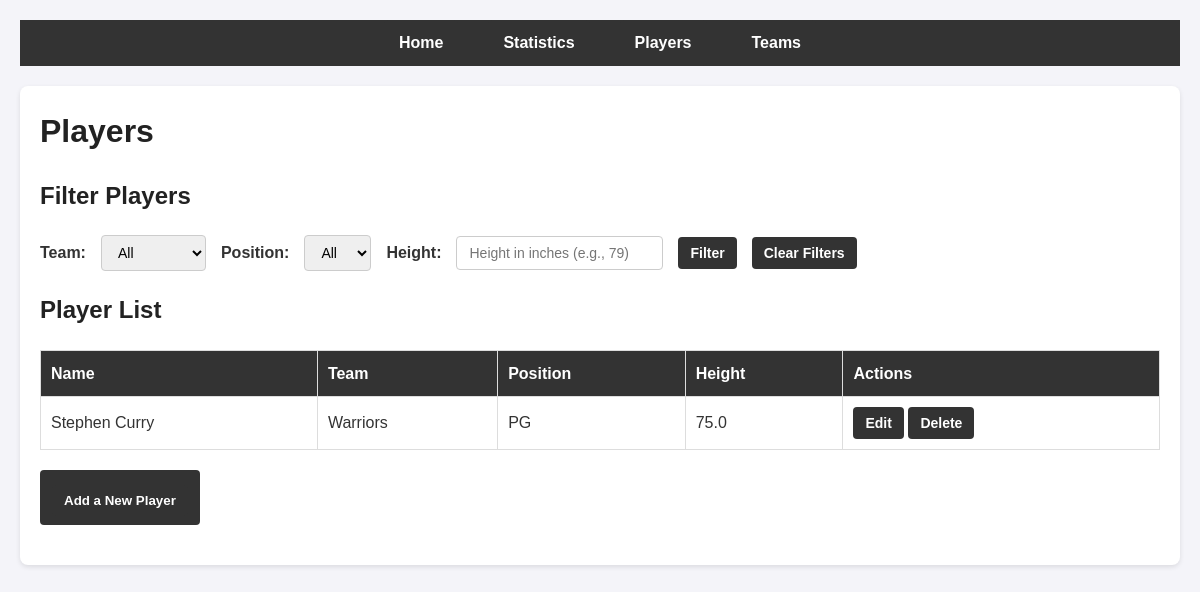
Before: /players with the older database file.
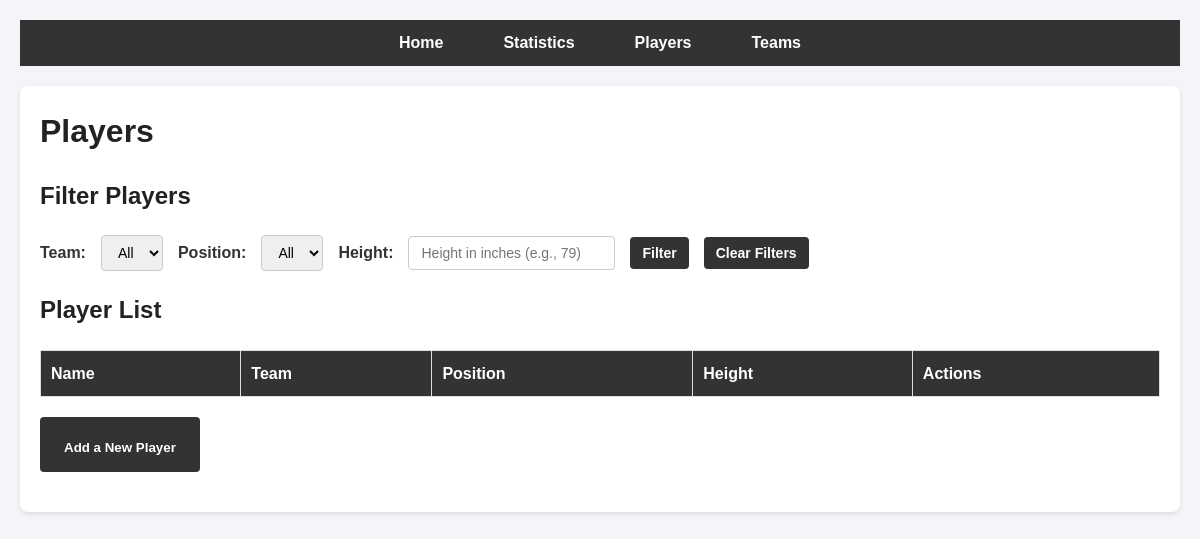
After: the same page with the newer database file.
### app.py (models this page shows)
class Player(db.Model):
    player_id = db.Column(db.Integer, primary_key=True)
    name = db.Column(db.String(100), nullable=False)
    team_name = db.Column(db.String, db.ForeignKey('team.team_name'), nullable=False, index=True)
    position = db.Column(db.String(50), index=True)
    height = db.Column(db.Float)  # Store height as float (in inches)
    __table_args__ = (
        db.Index('ix_player_team_name', 'team_name'),  # Add explicit index for team_name
        db.Index('ix_player_position', 'position')    # Add explicit index for position
    )

### app.py (the view)
@app.route('/players', methods=['GET', 'POST'])
def players():
    action = request.args.get('action')
    if action == 'clear':
        team_filter = ''
        position_filter = ''
        height_filter = ''
    else:
        team_filter = request.args.get('team', '')
        position_filter = request.args.get('position', '')
        height_filter = request.args.get('height', '')
    query = text("""
        SELECT * FROM player
        WHERE (:team_filter IS NULL OR team_name = :team_filter)
        AND (:position_filter IS NULL OR position = :position_filter)
        AND (:height_filter IS NULL OR height = :height_filter)
    """)
    result = db.session.execute(query, {
        'team_filter': team_filter if team_filter else None,
        'position_filter': position_filter if position_filter else None,
        'height_filter': float(height_filter) if height_filter else None
    })
    players = result.fetchall()
    teams = db.session.query(Team.team_name).all()
    positions = db.session.query(Player.position).distinct().all()
    return render_template(
        'players.html',
        players=players,
        teams=teams,
        positions=positions,
        team_filter=team_filter,
        position_filter=position_filter,
        height_filter=height_filter
    )

### templates/players.html (shortened to what this page needs)
<!DOCTYPE html>
<html lang="en">
  <head>
    <link
      rel="stylesheet"
      href="{{ url_for('static', filename='css/styles.css') }}"
    />
  </head>
  <body>
    <header>
      <nav>
        <ul>
          <li><a href="/">Home</a></li>
          <li><a href="/statistics">Statistics</a></li>
          <li><a href="/players">Players</a></li>
          <li><a href="/teams">Teams</a></li>
        </ul>
      </nav>
    </header>
    <main>
      <h1>Players</h1>
      <section id="filter-players">
        <h2>Filter Players</h2>
        <form method="GET" action="{{ url_for('players') }}">
          <label for="team">Team:</label>
          <select name="team" id="team">
            <option value="">All</option>
          </select>
          <label for="position">Position:</label>
          <select name="position" id="position">
            <option value="">All</option>
          </select>
          <label for="height">Height:</label>
          <input type="text" id="height" name="height" value="{{ height_filter }}" placeholder="Height in inches (e.g., 79)" />
          <button type="submit" name="action" value="filter">Filter</button>
          <button type="submit" name="action" value="clear">Clear Filters</button>
        </form>
      </section>
      <h2>Player List</h2>
      <table>
        <thead>
          <tr>
            <th>Name</th>
            <th>Team</th>
            <th>Position</th>
            <th>Height</th>
            <th>Actions</th>
          </tr>
        </thead>
        <tbody>
          {% for player in players %}
            <tr>
              <td>{{ player.name }}</td>
              <td>{{ player.team_name }}</td>
              <td>{{ player.position }}</td>
              <td>{{ player.height }}</td>
              <td>
                <form action="{{ url_for('edit_player', player_id=player.player_id) }}" method="GET" style="display:inline;">
                  <button type="submit">Edit</button>
                </form>
                <form action="{{ url_for('delete_player', player_id=player.player_id) }}" method="POST" style="display:inline;">
                  <button type="submit">Delete</button>
                </form>
              </td>
            </tr>
          {% endfor %}
        </tbody>
      </table>
      <section id="add-player">
        <h2><a href="{{ url_for('add_player') }}"><button type="button">Add a New Player</button></a></h2>
      </section>
    </main>
  </body>
</html>

Changed rows visible on the page:
removed Player: name "Stephen Curry", team_name "Warriors", position "PG", height "75.0"
